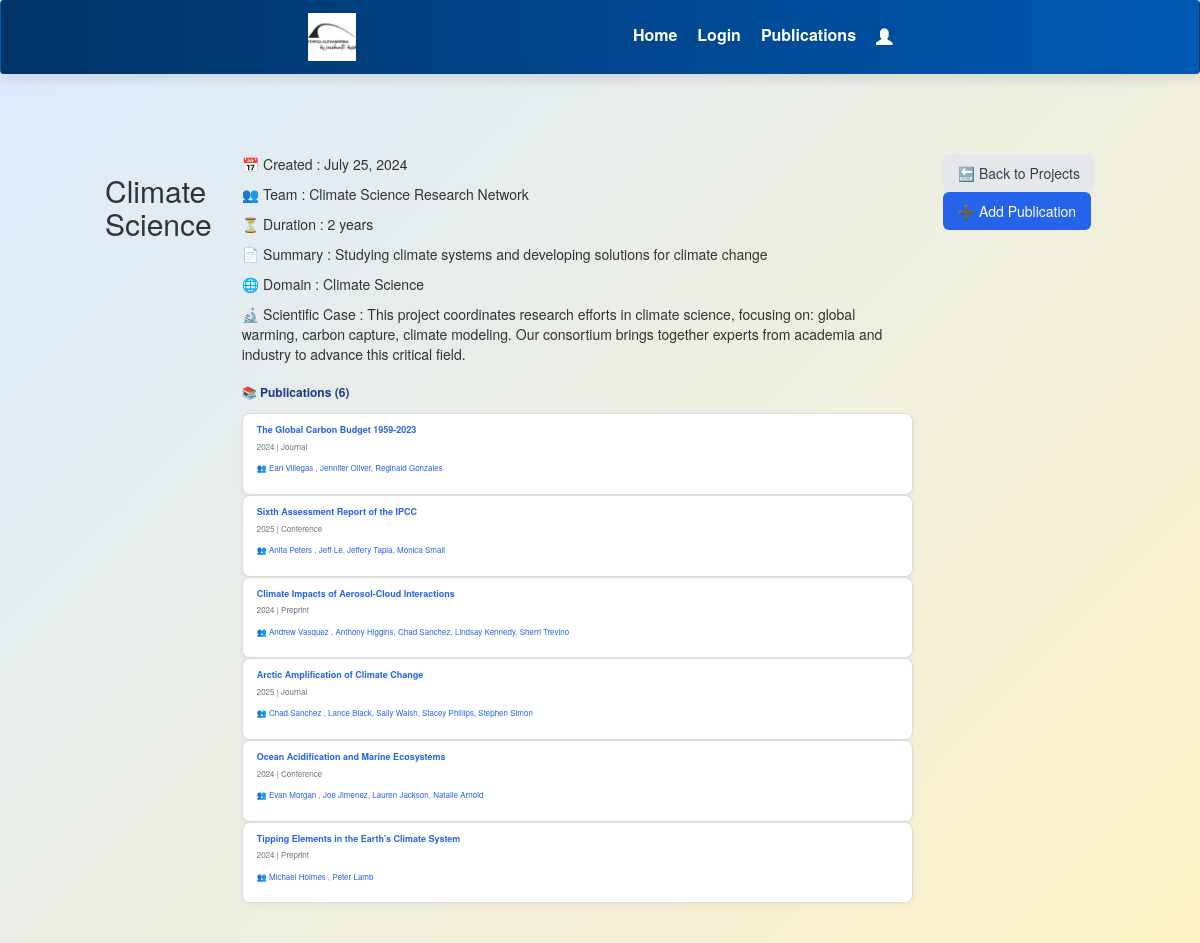
Page /project/4/ on the earlier database version.
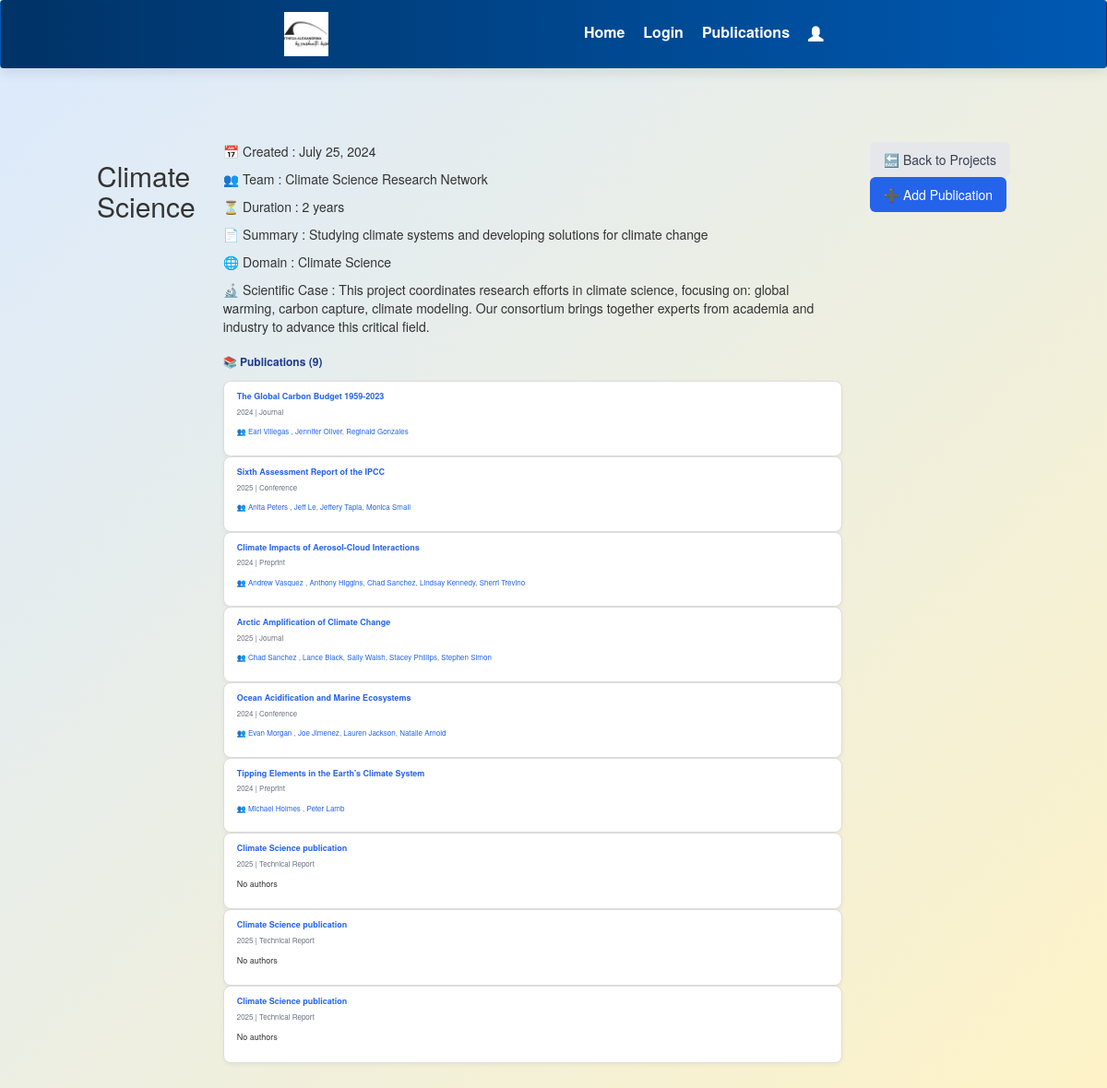
Same page on the later database version.
### projects/models.py (models this page shows, shortened)
class Publication(models.Model):
    project = models.ForeignKey(Project, on_delete=models.CASCADE, related_name='publications')
    title = models.CharField(max_length=200)
    primary_author = models.ForeignKey(Author, on_delete=models.CASCADE, related_name='primary_publications',null=True, blank=True)
    url = models.URLField(blank=True)
    year = models.PositiveIntegerField()
    file = models.FileField(upload_to='publications/files/', blank=True)
    image = models.ImageField(upload_to='publications/images/', blank=True)
    type = models.CharField(max_length=100, choices=PUBLICATION_TYPES)
    collaborators = models.ManyToManyField(Author, related_name='collaborated_publications', blank=True)
    uploaded_at = models.DateTimeField(auto_now_add=True)
    abstract = models.TextField(default="No abstract yet")
    email_sent = models.BooleanField(default=False)
    ai_processed = models.BooleanField(default=False)
    ai_confidence = models.FloatField(null=True, blank=True)

class Author(models.Model):
    name = models.CharField(max_length=200, unique=True, null=True, blank=True)
    email = models.EmailField()
    profile_picture = models.ImageField(upload_to='author_pics/', blank=True, null=True)
    email_notifications = models.BooleanField(default=True)
    research_interests = models.TextField(blank=True, help_text="Comma-separated research interests")
    institution = models.CharField(max_length=200, blank=True)
    department = models.CharField(max_length=200, blank=True)
    orcid_id = models.CharField(max_length=50, blank=True)
    created_at = models.DateTimeField(default=timezone.now)
    updated_at = models.DateTimeField(auto_now=True)
    class Meta:
        ordering = ['name']

### projects/views.py (the view)
# urls.py: path('project/<int:pk>/', views.project_detail, name='project_detail'),
def project_detail(request, pk):
    project = get_object_or_404(Project, pk=pk)
    publications = project.publications.all().prefetch_related('collaborators')
    return render(request, 'projects/project_detail.html', {
        'project': project,
        'publications': publications
    })

### projects/templates/projects/project_detail.html (shortened to what this page needs)
{% extends "base.html" %}
{% block content %}
<div class="container mx-auto p-4">
    <h2 class="text-3xl font-bold mb-6 text-gray-800">{{ project.title }}</h2>
    <div class="grid md:grid-cols-3 gap-8 mb-8">
        <div class="md:col-span-2 project-details-box">
            <p>📅 Created : {{ project.created }}</p>
            <p>👥 Team : {{ project.team }}</p>
            <p>⏳ Duration : {{ project.duration }}</p>
            <p>📄 Summary : {{ project.abstract }}</p>
            <p>🌐 Domain : {{ project.domain }}</p>
            <p>🔬 Scientific Case : {{ project.scientific_case }}</p>
            <p class="pub-section-title">📚 Publications ({{ publications|length }})</p>
            {% if publications %}
                <div class="flex gap-4 overflow-x-auto pb-2">
                    {% for pub in publications %}
                        <div class="pub-card">
                            <a href="{% url 'publication_detail' pub.id %}" class="pub-title">
                                {{ pub.title }}
                            </a>
                            <p class="pub-meta">{{ pub.year }} | {{ pub.type }}</p>
                            {% if pub.primary_author or pub.collaborators.all %}
                                <p class="pub-meta">👥
                                    {% if pub.primary_author %}
                                        <a href="{% url 'author_profile' pub.primary_author.id %}" style="color: #2563eb; text-decoration: none;">{{ pub.primary_author.name }}</a>
                                        {% if pub.collaborators.all %}, {% endif %}
                                    {% endif %}
                                    {% for collaborator in pub.collaborators.all %}
                                        <a href="{% url 'author_profile' collaborator.id %}" style="color: #2563eb; text-decoration: none;">{{ collaborator.name }}</a>{% if not forloop.last %}, {% endif %}
                                    {% endfor %}
                                </p>
                            {% else %}
                                <p class="text-sm italic text-gray-400">No authors</p>
                            {% endif %}
                        </div>
                    {% endfor %}
                </div>
            {% else %}
                <p class="text-gray-500 italic">No publications added yet.</p>
            {% endif %}
        </div>
    </div>
    <div class="mt-6 flex gap-3">
        <a href="{% url 'projects_page' %}" class="btn btn-back">🔙 Back to Projects</a>
        <a href="{% url 'add_publication' project.id %}" class="btn btn-add">➕ Add Publication</a>
    </div>
</div>
{% endblock %}

Differences in the rows shown:
added Publication: title "Climate Science publication", year "2025", type "Technical Report", shows "No authors"
added Publication: title "Climate Science publication", year "2025", type "Technical Report", shows "No authors"
added Publication: title "Climate Science publication", year "2025", type "Technical Report", shows "No authors"
Other differences:
{{ publications|length }}: "6" → "9"
